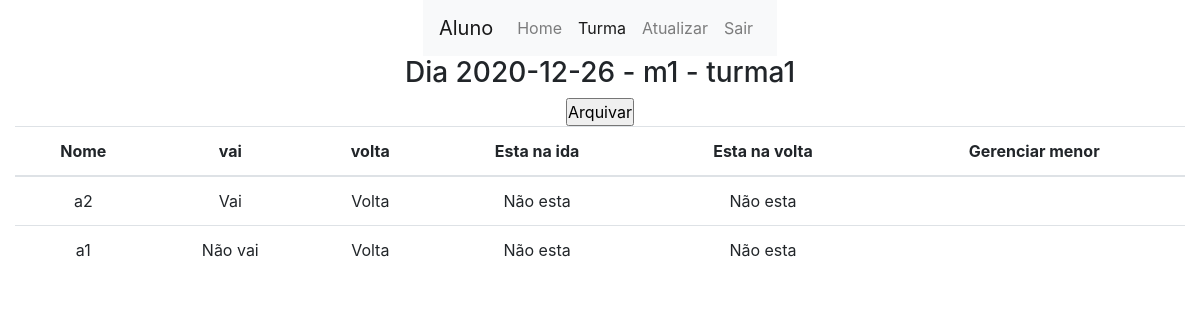
Page /core/motorista/turma/dia/28 (signed in) on the committed database.
### core/models.py (models this page shows)
class Dia(models.Model):
    data = models.DateField(auto_now=False, auto_now_add=False)
    turma = models.ForeignKey(
        Turma, on_delete=models.CASCADE, related_name='%(class)s_turmas')
    ativo = models.BooleanField(blank=True, default=True)
    def __str__(self):
        return f'{self.data} - {self.turma}'

class Turma(models.Model):
    motorista = models.ForeignKey(
        custom_user,  on_delete=models.DO_NOTHING)
    alunos = models.ManyToManyField(
        custom_user, related_name='%(class)s_alunos')
    nome = models.CharField(max_length=100, default="")
    local = LocationField(default=(0, 0), null=False, map_attrs={
        "style": "mapbox://styles/mapbox/outdoors-v11",
        "zoom": 13,
        "center": [17.031645, 51.106715],
        "cursor_style": 'pointer',
        "marker_color": "red",
        "rotate": False,
        "geocoder": True,
        "fullscreen_button": True,
        "navigation_buttons": True,
        "track_location_button": True,
        "readonly": True,
        "placeholder": "Pick a location on map below", })
    def __str__(self):
        return f'{self.motorista} - {self.nome}'

class Aluno(models.Model):
    dia = models.ForeignKey(Dia, on_delete=models.CASCADE,
                            related_name='%(class)s_dias', null=False, blank=False, default=1)
    usuario = models.ForeignKey(
        custom_user,  on_delete=models.CASCADE)
    menor_de_idade = models.BooleanField(default=False)
    vai = models.BooleanField(default=True)
    volta = models.BooleanField(default=True)
    esta_na_ida = models.BooleanField(default=False)
    esta_na_volta = models.BooleanField(default=False)

### users/models.py (models this page shows)
class custom_user(AbstractUser):
    permissao = models.IntegerField(default=2)
    telefone = models.CharField(max_length=50,  default='1')
    local = LocationField(default=(0, 0), null=False, map_attrs={
        "style": "mapbox://styles/mapbox/outdoors-v11",
        "zoom": 13,
        "center": [17.031645, 51.106715],
        "cursor_style": 'pointer',
        "marker_color": "red",
        "rotate": False,
        "geocoder": True,
        "fullscreen_button": True,
        "navigation_buttons": True,
        "track_location_button": True,
        "readonly": True,
        "placeholder": "Pick a location on map below",
    })
    data_nascimento = models.DateField(
        auto_now=False, auto_now_add=False, null=False, blank=False, default=timezone.now())

### core/views.py (the view)
def core_gerenciar_dia(request, id):
    if not request.user.is_authenticated:
        return redirect(user_login)
    dia = Dia.objects.get(id=id)
    if request.method == 'POST':
        dia.ativo = False
        dia.save()
        return redirect('core_lista_dias', dia.turma.id)
    alunos = Aluno.objects.filter(dia=dia)
    c = {
        'dia': dia,
        'alunos': alunos,
    }
    return render(request, 'core/turma/gerenciar_turma_dia.html', c)

### core/templates/core/turma/gerenciar_turma_dia.html (shortened to what this page needs)
{% extends 'base.html' %}
{% block conteudo %}
    <div class="row">
        <div class="col justify-content-center d-flex">
            {% include 'menu.html' with ativo='turma'%}
        </div>
    </div>
    <div class="row">
        <div class="col justify-content-center d-flex">
            <h3>Dia {{dia}}</h3>
        </div>
    </div>
    <div class="row">
        <div class="col justify-content-center d-flex">
            <form action="" method="post">
                <input type="submit" value="Arquivar">
            </form>
        </div>
    </div>
    <div class="row">
        <div class="col">
            {% include 'core/turma/tables/table_alunos.html'  %}
        </div>
    </div>
{% endblock conteudo %}

### core/templates/core/turma/tables/table_alunos.html (shortened to what this page needs)
<table class="table text-center">
    <thead>
        <th>Nome</th>
        <th>vai</th>
        <th>volta</th>
        <th>Esta na ida</th>
        <th>Esta na volta</th>
        <th>Gerenciar menor</th>
    </thead>
    <tbody>
        {% for aluno in alunos %}
            <tr>
                <td>
                    {{aluno.usuario.username}}
                </td>
                <td>
                    {% if aluno.vai %}
                        Vai
                    {% else %}
                        Não vai
                    {% endif %}
                </td>
                <td>
                    {% if aluno.volta %}
                        Volta
                    {% else %}
                        Não volta
                    {% endif %}
                </td>
                <td>
                    {% if aluno.esta_na_ida %}
                        Esta
                    {% else %}
                        Não esta
                    {% endif %}
                </td>
                <td>
                    {% if aluno.esta_na_volta %}
                        Esta
                    {% else %}
                        Não esta
                    {% endif %}
                </td>
                <td>
                </td>
            </tr>
        {% endfor %}
    </tbody>
</table>

### statics/css/base.css (style rules this page uses)
* { margin: 0px; padding: 0px; }

### rows in the picture
Dia: data+turma "2020-12-26 - m1 - turma1"
Aluno: usuario.username "a2", vai "Vai", volta "Volta", esta_na_ida "Não esta", esta_na_volta "Não esta"
Aluno: usuario.username "a1", vai "Não vai", volta "Volta", esta_na_ida "Não esta", esta_na_volta "Não esta"
